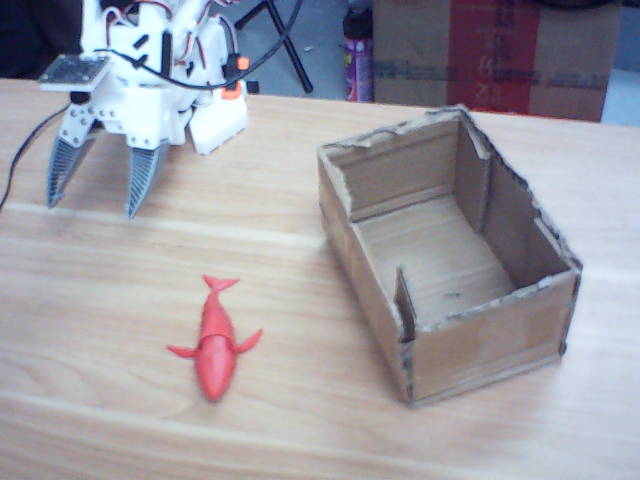
#> input picture tests/fixtures/column_ambiguous_distal_support_20260921.png, 640 x 480 px; its folder holds only this picture in this run
$ python -i so101_self_contact.py   (imports and definitions only)
#> lines starting #> are read from the running program, lines starting #| are printed output that depends on the picture; after the words box and inside, x2 and y2 are one past the last pixel; in counts of white or black regions, pixels touching at a corner belong together
"""Empty-jaw self-contact predicates and image-only knife-edge observation.

Gate 1 offline contract.  The live planner's default ``calibrate_gripper``
pulse is unchanged: ``closed_state`` remains Present_Position[5] argmin of
that pulse and is **not** a contact predicate.

Contact is true only from the joint predicate:

* A) independent image edge fits of the two triangular knife edges show a
  closed or intersecting gap for ``N`` consecutive frames
* B) Present_Position is a consecutive plateau / near-zero speed while Goal
  is still commanded inward

Vision-only, plateau-only, command-arrived, argmin, and Load/Current peaks
are all insufficient.  Optional Load/Current/Velocity/Moving readings are
safety witnesses: all-zero or stuck-constant **decoded** series cannot produce
``contact=true`` and cannot arm a load-based abort.  Load abort uses decoded
magnitude plus a low-speed persistence gate; ``abs(raw)`` is not a magnitude.

``u_hat`` is image-only: the intersection of the two fitted knife-edge
lines, or the midpoint of the two distal endpoints, on the **column**
frame.  Wrist is a contact witness only.  This module does not import or
call FK residual ranking, the fifth pulse-track geometry gate, metal
snapshots, M0/M1, or FCPG outputs.

True seek uses ``self_contact_seek_v3`` (motion profile still
``seek_profile_version=2``): ``approach_p1_ramp`` →
``approach_p1_settle`` → ``contact_search`` → ``restore_ramp``.  Each
command is bounded per frame.  Historical ``approach_p1`` one-shot writes
of session p1 are illegal.  v3 additionally persists per-view frames and
forbids reusing a column ROI on the wrist.
"""

from __future__ import annotations

from collections.abc import Callable, Mapping, Sequence
from dataclasses import asdict, dataclass, field
from typing import Any, Literal

import cv2
import numpy as np

from fcpg.servo_register_decode import (
    decode_present_current,
    decode_present_load,
    decode_present_velocity,
    encoding_provenance,
    reinterpret_register_series,
)


SCHEMA_NAME = "self_contact_seek_v3"
SCHEMA_NAME_V2 = "self_contact_seek_v2"
SCHEMA_NAME_V1 = "self_contact_seek_v1"
ACCEPTED_SCHEMA_NAMES = (SCHEMA_NAME_V1, SCHEMA_NAME_V2, SCHEMA_NAME)
SEEK_PROFILE_VERSION = 2
EVIDENCE_SCHEMA_VERSION = 3
SEEK_PHASE_APPROACH_RAMP = "approach_p1_ramp"
SEEK_PHASE_APPROACH_SETTLE = "approach_p1_settle"
SEEK_PHASE_CONTACT_SEARCH = "contact_search"
SEEK_PHASE_RESTORE = "restore_ramp"
SEEK_PHASES = (
    SEEK_PHASE_APPROACH_RAMP,
    SEEK_PHASE_APPROACH_SETTLE,
    SEEK_PHASE_CONTACT_SEARCH,
    SEEK_PHASE_RESTORE,
)
LEGACY_PHASE_APPROACH = "approach_p1"
LEGACY_PHASE_SEEK = "seek"
LEGACY_PHASE_RESTORE = "restore"
PULSE_MAXIMUM_STEP = 1.5
# LeRobot gripper 0–100 over STS3215 0–4095 ≈ 0.0244 units/tick.
HARDWARE_POSITION_RESOLUTION = 100.0 / 4095.0
# Ordinary pulse / restore evidence from live_20260819:
# command step 1.5 @ 20 Hz; restore cruise Present_Velocity 150–200,
# Δpresent ≈ 0.66/frame.  The first true-seek slam wrote 31.87→2.23
# and reached velocity -1000 within 120 ms.
ORDINARY_PULSE_VELOCITY = 200.0
FORMAL_U_HAT_VIEW = "column"
PLANNING_CANVAS_HW = (224, 224)
PLANNING_CANVAS_NAME = "planning_224"
U_HAT_PROVENANCES = (
    "column_edge_intersection",
    "column_distal_midpoint",
)
DEBUG_FULL_IMAGE_ROI_PROVENANCE = "debug_full_image_explicit"
MOTION_GRIPPER_ROI_PROVENANCE = "open_close_motion_bbox"
MIN_GRIPPER_ROI_SIDE_PX = 16
MIN_GRIPPER_ROI_AREA_FRACTION = 0.008
MAX_GRIPPER_ROI_AREA_FRACTION = 0.50
DEFAULT_ROI_BORDER_MARGIN_PX = 8
DEFAULT_MIN_KNIFE_SPAN_PX = 40
LEFT_STRIP_MAX_WIDTH_PX = 56
FORBIDDEN_TRUTH_SOURCES = (
    "snapshot-metal",
    "world-fish-or-box",
    "fk-residual-ranking",
    "pulse-tracks-gate-5",
    "static-m0-m1",
    "fcpg-corrected-output",
    "moving-tip-track",
)

# Conservative defaults.  Starred values need a real-camera pilot before a
# physical Gate 1 claim; they are not a physical pass criterion.
DEFAULT_CONSECUTIVE_FRAMES = 6
DEFAULT_GAP_CLOSE_THRESHOLD_PX = 1.0  # PILOT @ planning 224
DEFAULT_PLATEAU_PRESENT_SPAN = 0.25
DEFAULT_GOAL_INWARD_MIN = 0.5
DEFAULT_VELOCITY_NEAR_ZERO = 1.0  # PILOT; ignored unless velocity is usable
DEFAULT_MAXIMUM_STEP = 0.5  # stricter than the existing pulse step 1.5
DEFAULT_APPROACH_RAMP_STEP = 0.35  # ~14 ticks; 32→p1 in ~86 frames @ 20 Hz
DEFAULT_CONTACT_SEARCH_STEP = 0.15  # smaller inward probe after settle
DEFAULT_RESTORE_STEP = 0.5
DEFAULT_MAXIMUM_ADDITIONAL_TRAVEL = 4.0  # PILOT; contact_search only
DEFAULT_APPROACH_RAMP_MAX_TRAVEL = 40.0
DEFAULT_RESTORE_MAX_TRAVEL = 40.0
DEFAULT_MAXIMUM_COMMAND_PRESENT_ERROR = 8.0  # PILOT; contact lead-in excluded
DEFAULT_MAXIMUM_APPROACH_LEAD = 2.0
DEFAULT_LOAD_ABORT_ABS = 400.0  # PILOT; decoded magnitude, armed only at low speed
DEFAULT_CURRENT_ABORT_ABS = 400.0  # PILOT; decoded magnitude, immediate
DEFAULT_LOAD_ABORT_CONSECUTIVE_FRAMES = 3
DEFAULT_LOAD_ABORT_ARM_SPEED = DEFAULT_VELOCITY_NEAR_ZERO
DEFAULT_VELOCITY_ABORT_ABS = 400.0  # 2× ordinary restore cruise; 0.4× slam
DEFAULT_VELOCITY_ABORT_CONSECUTIVE_FRAMES = 3
DEFAULT_VELOCITY_GLITCH_BUDGET = 2
DEFAULT_ACCEL_PROXY_ABORT_ABS = 250.0  # |Δvel|/frame; cruise ~50, slam ~900
DEFAULT_ACCEL_ABORT_CONSECUTIVE_FRAMES = 3
DEFAULT_APPROACH_TOLERANCE = 0.5
DEFAULT_APPROACH_SETTLE_STABLE_REQUIRED = 4
DEFAULT_CONTACT_SEARCH_SETTLE_FRAMES = 3
DEFAULT_MAXIMUM_PHASE_FRAMES = 160


PILOT_THRESHOLDS = {
    "gap_close_threshold_px": DEFAULT_GAP_CLOSE_THRESHOLD_PX,
    "velocity_near_zero": DEFAULT_VELOCITY_NEAR_ZERO,
    "maximum_additional_travel": DEFAULT_MAXIMUM_ADDITIONAL_TRAVEL,
    "maximum_command_present_error": DEFAULT_MAXIMUM_COMMAND_PRESENT_ERROR,
    "load_abort_abs": DEFAULT_LOAD_ABORT_ABS,
    "current_abort_abs": DEFAULT_CURRENT_ABORT_ABS,
    "load_abort_consecutive_frames": DEFAULT_LOAD_ABORT_CONSECUTIVE_FRAMES,
    "load_abort_arm_speed": DEFAULT_LOAD_ABORT_ARM_SPEED,
    "seek_schema": SCHEMA_NAME,
    "seek_profile_version": SEEK_PROFILE_VERSION,
    "evidence_schema_version": EVIDENCE_SCHEMA_VERSION,
    "approach_ramp_step": DEFAULT_APPROACH_RAMP_STEP,
    "contact_search_step": DEFAULT_CONTACT_SEARCH_STEP,
    "restore_step": DEFAULT_RESTORE_STEP,
    "velocity_abort_abs": DEFAULT_VELOCITY_ABORT_ABS,
    "velocity_abort_consecutive_frames": DEFAULT_VELOCITY_ABORT_CONSECUTIVE_FRAMES,
    "velocity_glitch_budget": DEFAULT_VELOCITY_GLITCH_BUDGET,
    "accel_proxy_abort_abs": DEFAULT_ACCEL_PROXY_ABORT_ABS,
    "sample_hz": 20.0,
    "note": (
        "Load/current ceilings are decoded STS3215 magnitudes, not raw "
        "direction-bit words (raw 1244 = 1024+220).  Load abort additionally "
        "requires N consecutive frames while |velocity| is near zero.  "
        "Current remains an immediate hard abort.  Velocity is a separate "
        "hard abort: decoded |Present_Velocity| above a conservative cruise "
        "ceiling for N consecutive frames, or more isolated glitches than "
        "the budget.  True-seek command steps are bounded per frame and "
        "must not one-shot session p1.  Historical session "
        "live_20260819/b_pilot_1119 used self_contact_seek_v1 approach_p1 "
        "and is not a legal motion profile.  A future session must emit "
        "self_contact_seek_v3 with per-view ROIs and complete frame "
        "evidence.  A real-camera pilot must confirm knife-edge contrast, "
        "contact-pixel floor, and safe extra travel before any physical "
        "Gate 1 claim."
    ),
}


class SelfContactFatalError(RuntimeError):
    """Hard safety abort after a best-effort restore.  Caller must not continue."""

    # [4 lines left out: function __init__, not called in this run]


@dataclass(frozen=True)
class SelfContactConfig:
    sample_hz: float = 20.0
    maximum_step: float = DEFAULT_MAXIMUM_STEP
    maximum_phase_frames: int = DEFAULT_MAXIMUM_PHASE_FRAMES
    maximum_arm_drift: float = 1.5
    maximum_additional_travel: float = DEFAULT_MAXIMUM_ADDITIONAL_TRAVEL
    maximum_command_present_error: float = DEFAULT_MAXIMUM_COMMAND_PRESENT_ERROR
    consecutive_frames: int = DEFAULT_CONSECUTIVE_FRAMES
    gap_close_threshold_px: float = DEFAULT_GAP_CLOSE_THRESHOLD_PX
    plateau_present_span: float = DEFAULT_PLATEAU_PRESENT_SPAN
    goal_inward_min: float = DEFAULT_GOAL_INWARD_MIN
    velocity_near_zero: float = DEFAULT_VELOCITY_NEAR_ZERO
    load_abort_abs: float = DEFAULT_LOAD_ABORT_ABS
    current_abort_abs: float = DEFAULT_CURRENT_ABORT_ABS
    load_abort_consecutive_frames: int = DEFAULT_LOAD_ABORT_CONSECUTIVE_FRAMES
    load_abort_arm_speed: float = DEFAULT_LOAD_ABORT_ARM_SPEED
    approach_tolerance: float = DEFAULT_APPROACH_TOLERANCE
    restore_step: float = DEFAULT_RESTORE_STEP
    restore_settle_tolerance: float = 2.0
    restore_stable_required: int = 6
    gripper_min: float = 0.0
    gripper_max: float = 100.0
    approach_ramp_step: float = DEFAULT_APPROACH_RAMP_STEP
    contact_search_step: float = DEFAULT_CONTACT_SEARCH_STEP
    approach_ramp_max_travel: float = DEFAULT_APPROACH_RAMP_MAX_TRAVEL
    restore_max_travel: float = DEFAULT_RESTORE_MAX_TRAVEL
    maximum_approach_lead: float = DEFAULT_MAXIMUM_APPROACH_LEAD
    velocity_abort_abs: float = DEFAULT_VELOCITY_ABORT_ABS
    velocity_abort_consecutive_frames: int = DEFAULT_VELOCITY_ABORT_CONSECUTIVE_FRAMES
    velocity_glitch_budget: int = DEFAULT_VELOCITY_GLITCH_BUDGET
    accel_proxy_abort_abs: float = DEFAULT_ACCEL_PROXY_ABORT_ABS
    accel_abort_consecutive_frames: int = DEFAULT_ACCEL_ABORT_CONSECUTIVE_FRAMES
    approach_settle_stable_required: int = DEFAULT_APPROACH_SETTLE_STABLE_REQUIRED
    contact_search_settle_frames: int = DEFAULT_CONTACT_SEARCH_SETTLE_FRAMES
    approach_ramp_max_frames: int | None = None
    approach_settle_max_frames: int | None = None
    contact_search_max_frames: int | None = None
    restore_max_frames: int | None = None
    seek_profile_version: int = SEEK_PROFILE_VERSION
    seek_schema: str = SCHEMA_NAME
    evidence_schema_version: int = EVIDENCE_SCHEMA_VERSION

    # [80 lines left out: function __post_init__, not called in this run]

    @property
    def sample_period_s(self) -> float:
        return 1.0 / float(self.sample_hz)

    # [8 lines left out: function to_dict, not called in this run]


@dataclass(frozen=True)
class KnifeEdgeFit:
    jaw: str
    line_point_px: tuple[float, float]
    line_direction: tuple[float, float]
    distal_endpoint_px: tuple[float, float]
    proximal_endpoint_px: tuple[float, float]
    inlier_count: int
    residual_px: float
    ok: bool
    failure_reason: str | None = None

    def to_dict(self) -> dict[str, Any]:
        return asdict(self)


@dataclass(frozen=True)
class VisualGapObservation:
    view: str
    role: str
    ok: bool
    closed_or_intersecting: bool
    signed_gap_px: float | None
    intersection_px: tuple[float, float] | None
    distal_midpoint_px: tuple[float, float] | None
    u_hat_px: tuple[float, float] | None
    u_hat_provenance: str | None
    fixed: KnifeEdgeFit | None
    moving: KnifeEdgeFit | None
    failure_reason: str | None
    polarity_inverted: bool = False
    split_method: str = "none"
    canvas_hw: tuple[int, int] | None = None
    canvas: str | None = None
    planning_224: bool = False
    gripper_roi_xyxy: tuple[int, int, int, int] | None = None
    gripper_roi_provenance: str | None = None
    gripper_roi_diagnostics: dict[str, Any] = field(default_factory=dict)
    allow_full_image: bool = False

    def to_dict(self) -> dict[str, Any]:
        payload = asdict(self)
        return payload


@dataclass(frozen=True)
class PlateauObservation:
    ok: bool
    plateau: bool
    goal_inward: bool
    command_arrived: bool
    present_span: float | None
    goal_minus_present: float | None
    velocity_near_zero: bool | None
    velocity_usable: bool
    failure_reason: str | None = None

    def to_dict(self) -> dict[str, Any]:
        return asdict(self)


@dataclass(frozen=True)
class JointContactDecision:
    visual_a: bool
    plateau_b: bool
    contact: bool
    reason: str

    def to_dict(self) -> dict[str, Any]:
        return asdict(self)


@dataclass
class SelfContactHardwareHooks:
    observe: Callable[[], Any]
    write_gripper: Callable[[float], float]
    read_telemetry: Callable[[], Mapping[str, Any]]
    sleep: Callable[[float], None] = field(default=lambda _delay: None)


# [49 lines left out: functions infer_close_direction, infer_close_direction_from_pulse, _named_phase, _as_rgb, not called in this run]


def _gray(frame: np.ndarray) -> np.ndarray:
    return cv2.cvtColor(_as_rgb(frame), cv2.COLOR_RGB2GRAY)


def _component_candidates(
    binary: np.ndarray,
) -> list[tuple[int, int, np.ndarray]]:
    num, labels, stats, centroids = cv2.connectedComponentsWithStats(binary, 8)
    height, width = binary.shape
    area_min = 40
    area_max = int(0.40 * height * width)
    rows: list[tuple[int, int, np.ndarray]] = []
    for index in range(1, num):
        area = int(stats[index, cv2.CC_STAT_AREA])
        if area_min <= area <= area_max:
            rows.append((area, index, np.asarray(centroids[index], dtype=np.float64)))
    rows.sort(key=lambda item: item[0], reverse=True)
    return rows


# [27 lines left out: function _watershed_split, not called in this run]


def _two_jaw_masks(
    gray: np.ndarray,
) -> tuple[np.ndarray, np.ndarray, dict[str, Any]] | None:
    if float(np.ptp(gray.astype(np.float32))) < 20.0:
        return None
    blurred = cv2.GaussianBlur(gray, (5, 5), 0)
    best: tuple[int, np.ndarray, np.ndarray, dict[str, Any]] | None = None
    for invert in (False, True):
        work = cv2.bitwise_not(blurred) if invert else blurred
        _threshold, binary = cv2.threshold(
            work, 0, 255, cv2.THRESH_BINARY + cv2.THRESH_OTSU
        )
        occupied = float(np.mean(binary)) / 255.0
        if occupied < 0.02 or occupied > 0.80:
            continue
        candidates = _component_candidates(binary)
        split_method = "two_components"
        if len(candidates) >= 2:
            pair = sorted(candidates[:2], key=lambda item: float(item[2][0]))
            labels = (
                cv2.connectedComponentsWithStats(binary, 8)[1]
            )
            left = labels == pair[0][1]
            right = labels == pair[1][1]
            score = pair[0][0] + pair[1][0]
        else:
            split = _watershed_split(binary)
            if split is None:
                continue
            left, right = split
            split_method = "watershed"
            score = int(left.sum() + right.sum())
        meta = {"polarity_inverted": invert, "split_method": split_method}
        if split_method == "two_components":
            if (
                best is None
                or best[3]["split_method"] != "two_components"
                or score > best[0]
            ):
                best = (score, left, right, meta)
        elif best is None or best[3]["split_method"] != "two_components":
            if best is None or score > best[0]:
                best = (score, left, right, meta)
    if best is None:
        return None
    return best[1], best[2], best[3]


# [415 lines left out: functions _facing_edge_points, _fit_line, _line_intersection, _signed_gap_px, _assign_fixed_moving, parse_gripper_roi_xyxy and 5 more, not called in this run]


def _crop_rgb(frame: np.ndarray, xyxy: tuple[int, int, int, int]) -> tuple[np.ndarray, tuple[int, int]]:
    x0, y0, x1, y1 = xyxy
    return frame[y0:y1, x0:x1], (x0, y0)


def _offset_xy(point: np.ndarray | Sequence[float], origin: tuple[int, int]) -> np.ndarray:
    array = np.asarray(point, dtype=np.float64)
    return array + np.asarray(origin, dtype=np.float64)


# [197 lines left out: functions _empty_visual, observe_knife_edges, not called in this run]


def _mask_centroid(mask: np.ndarray) -> np.ndarray:
    rows, cols = np.nonzero(mask)
    return np.asarray([float(cols.mean()), float(rows.mean())], dtype=np.float64)


# [212 lines left out: functions _edge_fit, evaluate_plateau, evaluate_joint_contact, assess_optional_register_series, not called in this run]


@dataclass(frozen=True)
class LoadCurrentSafetyDecision:
    abort_reason: str | None
    load_run: int
    load_raw: float | None
    load_decoded: float | None
    load_magnitude: float | None
    current_raw: float | None
    current_decoded: float | None
    current_magnitude: float | None
    load_armed: bool
    used_as_contact_trigger: Literal[False] = False

    def to_dict(self) -> dict[str, Any]:
        return asdict(self)


# [218 lines left out: functions _optional_decoded, evaluate_load_current_safety, next_close_command, bound_command_step, legacy_approach_p1_oneshot_command, replay_seek_command_counterfactual, not called in this run]


@dataclass(frozen=True)
class VelocitySafetyDecision:
    abort_reason: str | None
    consecutive_over: int
    glitch_count: int
    accel_consecutive_over: int
    velocity_decoded: float | None
    velocity_magnitude: float | None
    accel_proxy: float | None
    glitch: bool
    over_limit: bool

    def to_dict(self) -> dict[str, Any]:
        return asdict(self)


# [1192 lines left out: functions _decoded_velocity, evaluate_velocity_hard_safety, phase_ranges_from_series, render_synthetic_knife_jaws, empty_telemetry, _gripper_from_mapping and 4 more, not called in this run]

>>> import cv2
>>> picture = cv2.imread('../tests/fixtures/column_ambiguous_distal_support_20260921.png', cv2.IMREAD_GRAYSCALE)
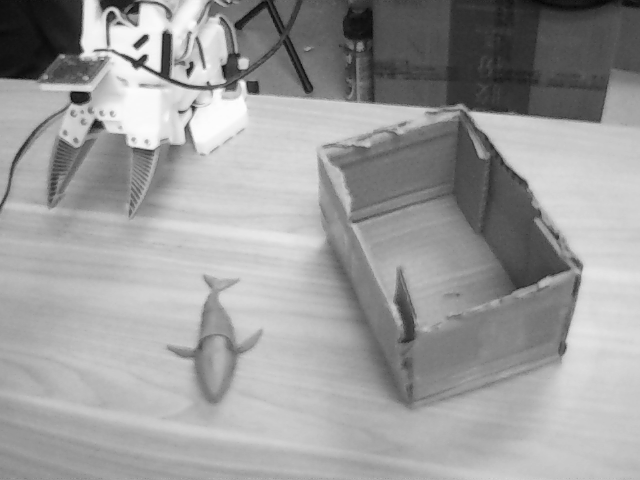
#> picture: shape (480, 640); min 5, max 253, mean 156
>>> result = _two_jaw_masks(picture)
#> the loop in _two_jaw_masks, `for invert in (False, True):` made 2 passes
#> (occupied, num in _component_candidates, pair, score) on passes 1 to 2: (0.674, 22, [(10570, 15, [421.3, 264.2]), (163, 19, [520.8, 293.1])], 10733), (0.326, 51, [(7100, 1, [43.54, 41.82]), (83249, 3, [441.2, 148.1])], 90349)
#> pass 1, in _two_jaw_masks, `_threshold, binary = cv2.threshold( work, 0, 255, cv2.THRESH_BINARY + ..`:
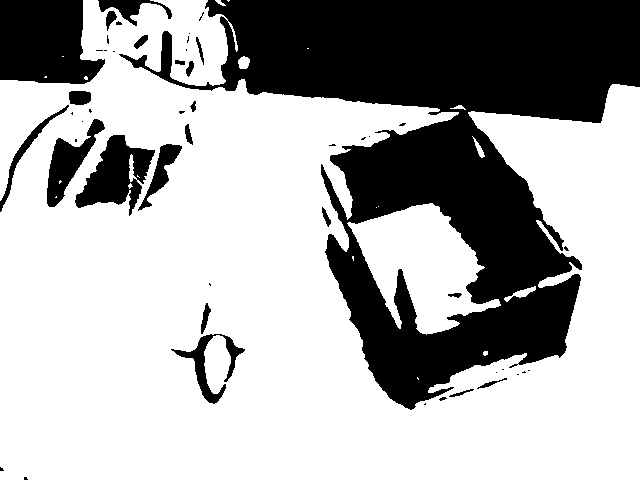
#> binary: shape (480, 640); 67.4% white; 50 black regions (29 under 20 px), largest, box (x1, y1, x2, y2) and area: (119, 0, 640, 410) 83249, (0, 0, 105, 84) 7100, (75, 135, 155, 216) 3177
#> pass 1, in _component_candidates, `num, labels, stats, centroids = cv2.connectedComponentsWithStats(binar..`:
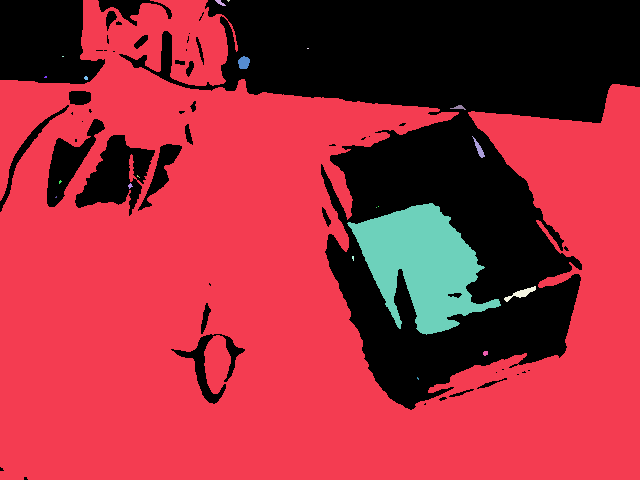
#> labels: shape (480, 640) int32; 22 distinct labels, from 0 to 21; one colour per label, 0 black
#> pass 1, in _two_jaw_masks, `left = labels == pair[0][1]`:
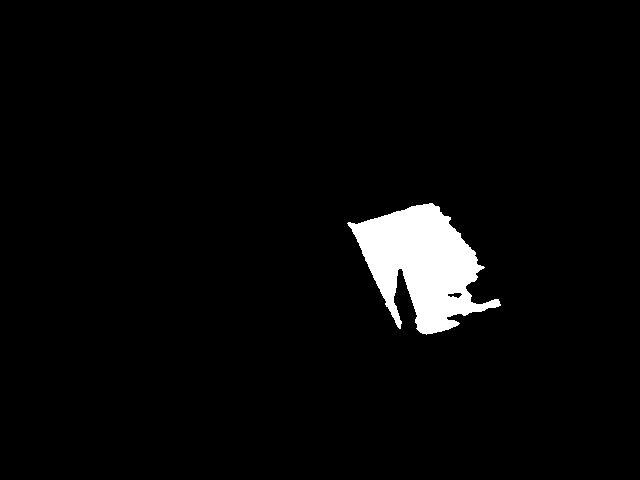
#> left: shape (480, 640) bool; 3.4% white; 1 white region, box (x1, y1, x2, y2) and area: (347, 203, 501, 335) 10570
#> pass 1, in _two_jaw_masks, `right = labels == pair[1][1]`:
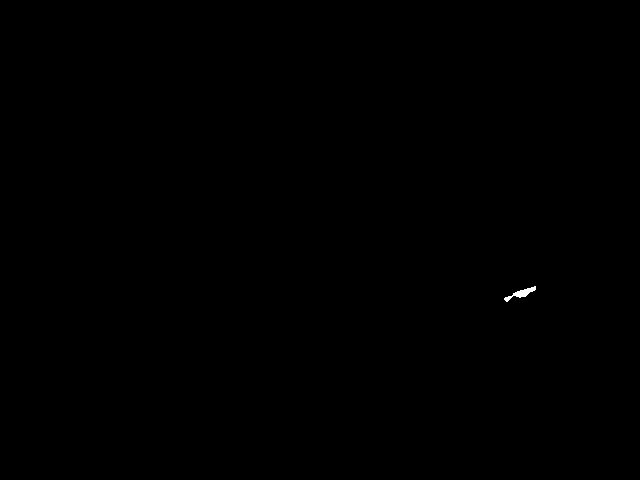
#> right: shape (480, 640) bool; 0.05% white; 1 white region, box (x1, y1, x2, y2) and area: (504, 286, 536, 302) 163
#> after the loop in _two_jaw_masks, `for invert in (False, True):`:
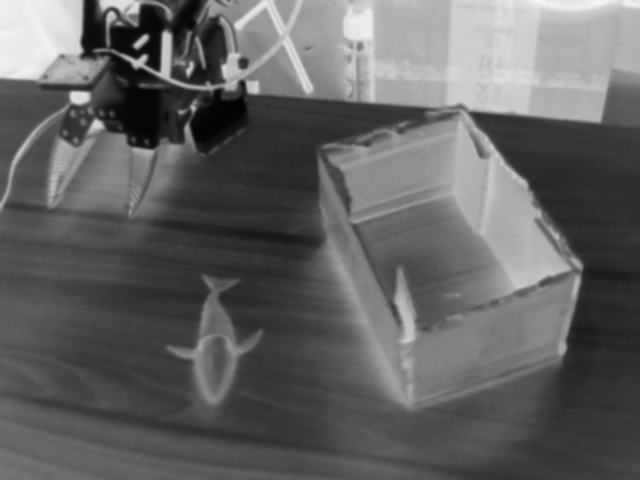
#> work: shape (480, 640); min 2, max 245, mean 99
